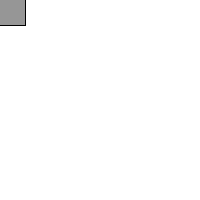
Frame 1 (no input)
Frame 60 (the mouse pressed at the canvas centre just before this capture): identical to frame 1, image omitted
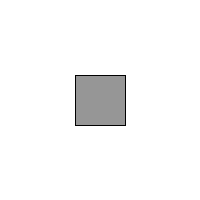
Frame 120 (the mouse held since frame 60 and released just before this capture)

The Processing sketch that drew these frames (run headless with seeded random() and noise(); from frame 60 on, the mouse is pressed at the canvas centre):

// Processing sketch: mouseRectangle
// ── mouseRectangle.pde
void setup() {
  size(200, 200);
}

void draw() {
  background(255);
  
  stroke(0);
  fill(150);
  rectMode(CENTER);
  rect(mouseX, mouseY, 50, 50);
}
